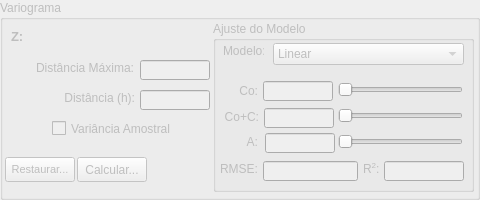
      <widget class="QGroupBox" name="groupBox_Variograma">
       <property name="enabled">
        <bool>false</bool>
       </property>
       <property name="geometry">
        <rect>
         <x>9</x>
         <y>5</y>
         <width>480</width>
         <height>200</height>
        </rect>
       </property>
       <property name="title">
        <string>Variograma</string>
       </property>
       <widget class="QLabel" name="label_32">
        <property name="geometry">
         <rect>
          <x>4</x>
          <y>60</y>
          <width>130</width>
          <height>16</height>
         </rect>
        </property>
        <property name="sizePolicy">
         <sizepolicy hsizetype="Preferred" vsizetype="Preferred">
          <horstretch>0</horstretch>
          <verstretch>0</verstretch>
         </sizepolicy>
        </property>
        <property name="text">
         <string>Distância Máxima:</string>
        </property>
        <property name="alignment">
         <set>Qt::AlignRight|Qt::AlignTrailing|Qt::AlignVCenter</set>
        </property>
       </widget>
       <widget class="QPushButton" name="pushButton_VariogramaAjust">
        <property name="geometry">
         <rect>
          <x>77</x>
          <y>157</y>
          <width>70</width>
          <height>25</height>
         </rect>
        </property>
        <property name="text">
         <string>Calcular...</string>
        </property>
       </widget>
       <widget class="QGroupBox" name="groupBox_Variograma_Model">
        <property name="enabled">
         <bool>false</bool>
        </property>
        <property name="geometry">
         <rect>
          <x>213</x>
          <y>21</y>
          <width>261</width>
          <height>171</height>
         </rect>
        </property>
        <property name="title">
         <string>Ajuste do Modelo</string>
        </property>
        <widget class="QLabel" name="label_86">
         <property name="geometry">
          <rect>
           <x>10</x>
           <y>22</y>
           <width>41</width>
           <height>16</height>
          </rect>
         </property>
         <property name="text">
          <string>Modelo:</string>
         </property>
        </widget>
        <widget class="QComboBox" name="comboBox_Modelo">
         <property name="geometry">
          <rect>
           <x>60</x>
           <y>22</y>
           <width>191</width>
           <height>22</height>
          </rect>
         </property>
         <property name="editable">
          <bool>false</bool>
         </property>
         <item>
          <property name="text">
           <string>Linear</string>
          </property>
         </item>
         <item>
          <property name="text">
           <string>Linear com Patamar</string>
          </property>
         </item>
         <item>
          <property name="text">
           <string>Exponencial</string>
          </property>
         </item>
         <item>
          <property name="text">
           <string>Esférico</string>
          </property>
         </item>
         <item>
          <property name="text">
           <string>Gaussiano</string>
          </property>
         </item>
        </widget>
        <widget class="QLabel" name="label_87">
         <property name="geometry">
          <rect>
           <x>24</x>
           <y>111</y>
           <width>21</width>
           <height>20</height>
          </rect>
         </property>
         <property name="text">
          <string>A:</string>
         </property>
         <property name="alignment">
          <set>Qt::AlignRight|Qt::AlignTrailing|Qt::AlignVCenter</set>
         </property>
        </widget>
        <widget class="QLabel" name="label_88">
         <property name="geometry">
          <rect>
           <x>5</x>
           <y>86</y>
           <width>41</width>
           <height>20</height>
          </rect>
         </property>
         <property name="text">
          <string>Co+C:</string>
         </property>
         <property name="alignment">
          <set>Qt::AlignRight|Qt::AlignTrailing|Qt::AlignVCenter</set>
         </property>
        </widget>
        <widget class="QLabel" name="label_89">
         <property name="geometry">
          <rect>
           <x>14</x>
           <y>60</y>
           <width>31</width>
           <height>20</height>
          </rect>
         </property>
         <property name="text">
          <string>Co:</string>
         </property>
         <property name="alignment">
          <set>Qt::AlignRight|Qt::AlignTrailing|Qt::AlignVCenter</set>
         </property>
        </widget>
        <widget class="QLabel" name="label_94">
         <property name="geometry">
          <rect>
           <x>5</x>
           <y>140</y>
           <width>40</width>
           <height>16</height>
          </rect>
         </property>
         <property name="text">
          <string>RMSE:</string>
         </property>
         <property name="alignment">
          <set>Qt::AlignRight|Qt::AlignTrailing|Qt::AlignVCenter</set>
         </property>
        </widget>
        <widget class="QLineEdit" name="lineEdit_Var_RMSE">
         <property name="enabled">
          <bool>false</bool>
         </property>
         <property name="geometry">
          <rect>
           <x>50</x>
           <y>140</y>
           <width>95</width>
           <height>20</height>
          </rect>
         </property>
         <property name="text">
          <string/>
         </property>
        </widget>
        <widget class="QLineEdit" name="lineEdit_Var_R2">
         <property name="enabled">
          <bool>false</bool>
         </property>
         <property name="geometry">
          <rect>
           <x>171</x>
           <y>140</y>
           <width>80</width>
           <height>20</height>
          </rect>
         </property>
         <property name="text">
          <string/>
         </property>
        </widget>
        <widget class="QLabel" name="label_95">
         <property name="geometry">
          <rect>
           <x>150</x>
           <y>140</y>
           <width>21</width>
           <height>16</height>
          </rect>
         </property>
         <property name="text">
          <string>&lt;html&gt;&lt;head/&gt;&lt;body&gt;&lt;p&gt;R&lt;span style=&quot; vertical-align:super;&quot;&gt;2&lt;/span&gt;:&lt;/p&gt;&lt;/body&gt;&lt;/html&gt;</string>
         </property>
        </widget>
        <widget class="QSlider" name="horizontalSlider_Nugget">
         <property name="geometry">
          <rect>
           <x>125</x>
           <y>58</y>
           <width>125</width>
           <height>22</height>
          </rect>
         </property>
         <property name="minimum">
          <number>0</number>
         </property>
         <property name="singleStep">
          <number>1</number>
         </property>
         <property name="value">
          <number>0</number>
         </property>
         <property name="sliderPosition">
          <number>0</number>
         </property>
         <property name="orientation">
          <enum>Qt::Horizontal</enum>
         </property>
        </widget>
        <widget class="QSlider" name="horizontalSlider_Sill">
         <property name="geometry">
          <rect>
           <x>125</x>
           <y>84</y>
           <width>125</width>
           <height>22</height>
          </rect>
         </property>
         <property name="orientation">
          <enum>Qt::Horizontal</enum>
         </property>
         <property name="tickInterval">
          <number>0</number>
         </property>
        </widget>
        <widget class="QSlider" name="horizontalSlider_Range">
         <property name="geometry">
          <rect>
           <x>125</x>
           <y>110</y>
           <width>125</width>
           <height>22</height>
          </rect>
         </property>
         <property name="minimum">
          <number>1</number>
         </property>
         <property name="orientation">
          <enum>Qt::Horizontal</enum>
         </property>
        </widget>
        <widget class="QLineEdit" name="lineEdit_Nugget">
         <property name="geometry">
          <rect>
           <x>50</x>
           <y>60</y>
           <width>70</width>
           <height>20</height>
          </rect>
         </property>
        </widget>
        <widget class="QLineEdit" name="lineEdit_Sill">
         <property name="geometry">
          <rect>
           <x>51</x>
           <y>87</y>
           <width>70</width>
           <height>20</height>
          </rect>
         </property>
        </widget>
        <widget class="QLineEdit" name="lineEdit_Range">
         <property name="geometry">
          <rect>
           <x>52</x>
           <y>112</y>
           <width>70</width>
           <height>20</height>
          </rect>
         </property>
        </widget>
       </widget>
       <widget class="QLabel" name="label_VTargetOK">
        <property name="geometry">
         <rect>
          <x>11</x>
          <y>26</y>
          <width>191</width>
          <height>20</height>
         </rect>
        </property>
        <property name="font">
         <font>
          <pointsize>10</pointsize>
          <weight>75</weight>
          <bold>true</bold>
         </font>
        </property>
        <property name="text">
         <string>Z:</string>
        </property>
       </widget>
       <widget class="QCheckBox" name="checkBox_Variogram_Variancia">
        <property name="geometry">
         <rect>
          <x>52</x>
          <y>120</y>
          <width>151</width>
          <height>17</height>
         </rect>
        </property>
        <property name="layoutDirection">
         <enum>Qt::LeftToRight</enum>
        </property>
        <property name="text">
         <string>Variância Amostral</string>
        </property>
       </widget>
       <widget class="QPushButton" name="pushButton_VariogramaReset">
        <property name="geometry">
         <rect>
          <x>5</x>
          <y>157</y>
          <width>70</width>
          <height>25</height>
         </rect>
        </property>
        <property name="font">
         <font>
          <pointsize>8</pointsize>
         </font>
        </property>
        <property name="text">
         <string>Restaurar...</string>
        </property>
       </widget>
       <widget class="QLabel" name="label_47">
        <property name="geometry">
         <rect>
          <x>34</x>
          <y>90</y>
          <width>101</width>
          <height>16</height>
         </rect>
        </property>
        <property name="sizePolicy">
         <sizepolicy hsizetype="Preferred" vsizetype="Preferred">
          <horstretch>0</horstretch>
          <verstretch>0</verstretch>
         </sizepolicy>
        </property>
        <property name="text">
         <string>Distância (h):</string>
        </property>
        <property name="alignment">
         <set>Qt::AlignRight|Qt::AlignTrailing|Qt::AlignVCenter</set>
        </property>
       </widget>
       <widget class="QLineEdit" name="lineEdit_OK_DMax">
        <property name="geometry">
         <rect>
          <x>140</x>
          <y>60</y>
          <width>70</width>
          <height>20</height>
         </rect>
        </property>
       </widget>
       <widget class="QLineEdit" name="lineEdit_OK_lags_dist">
        <property name="geometry">
         <rect>
          <x>140</x>
          <y>90</y>
          <width>70</width>
          <height>20</height>
         </rect>
        </property>
       </widget>
      </widget>
